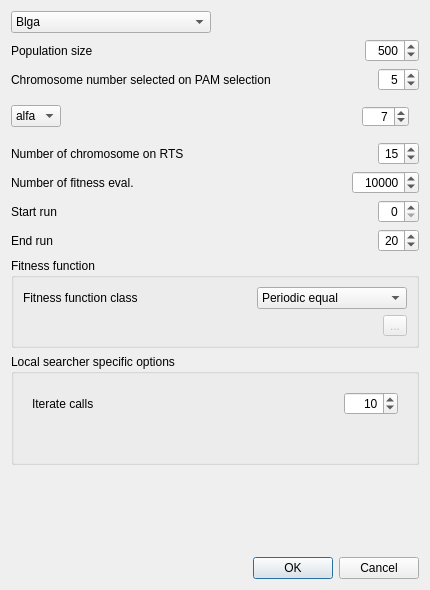
<?xml version="1.0" encoding="UTF-8"?>
<ui version="4.0">
 <class>RunDialog</class>
 <widget class="QDialog" name="RunDialog">
  <property name="geometry">
   <rect>
    <x>0</x>
    <y>0</y>
    <width>430</width>
    <height>590</height>
   </rect>
  </property>
  <property name="windowTitle">
   <string>Dialog</string>
  </property>
  <property name="locale">
   <locale language="English" country="UnitedStates"/>
  </property>
  <layout class="QVBoxLayout" name="verticalLayout_4">
   <item>
    <layout class="QHBoxLayout" name="ls_layout">
     <item>
      <widget class="QComboBox" name="ls_combobox">
       <property name="minimumSize">
        <size>
         <width>200</width>
         <height>0</height>
        </size>
       </property>
       <item>
        <property name="text">
         <string>Blga</string>
        </property>
       </item>
       <item>
        <property name="text">
         <string>ClusteredClearing</string>
        </property>
       </item>
      </widget>
     </item>
     <item>
      <spacer name="horizontalSpacer">
       <property name="orientation">
        <enum>Qt::Horizontal</enum>
       </property>
       <property name="sizeHint" stdset="0">
        <size>
         <width>338</width>
         <height>20</height>
        </size>
       </property>
      </spacer>
     </item>
    </layout>
   </item>
   <item>
    <layout class="QHBoxLayout" name="popsize_layout">
     <item>
      <widget class="QLabel" name="label">
       <property name="text">
        <string>Population size</string>
       </property>
      </widget>
     </item>
     <item>
      <spacer name="popsize_spacer">
       <property name="orientation">
        <enum>Qt::Horizontal</enum>
       </property>
       <property name="sizeHint" stdset="0">
        <size>
         <width>268</width>
         <height>20</height>
        </size>
       </property>
      </spacer>
     </item>
     <item>
      <widget class="QSpinBox" name="popsize_spinbox">
       <property name="statusTip">
        <string extracomment="Population size"/>
       </property>
       <property name="alignment">
        <set>Qt::AlignRight|Qt::AlignTrailing|Qt::AlignVCenter</set>
       </property>
       <property name="maximum">
        <number>9999</number>
       </property>
       <property name="singleStep">
        <number>100</number>
       </property>
       <property name="value">
        <number>500</number>
       </property>
      </widget>
     </item>
    </layout>
   </item>
   <item>
    <layout class="QHBoxLayout" name="pamnass_layout">
     <item>
      <widget class="QLabel" name="pamnass_label">
       <property name="text">
        <string>Chromosome number selected on PAM selection</string>
       </property>
      </widget>
     </item>
     <item>
      <spacer name="pamnass_spacer">
       <property name="orientation">
        <enum>Qt::Horizontal</enum>
       </property>
       <property name="sizeHint" stdset="0">
        <size>
         <width>78</width>
         <height>20</height>
        </size>
       </property>
      </spacer>
     </item>
     <item>
      <widget class="QSpinBox" name="pamnass_spinbox">
       <property name="statusTip">
        <string extracomment="pamnass"/>
       </property>
       <property name="alignment">
        <set>Qt::AlignRight|Qt::AlignTrailing|Qt::AlignVCenter</set>
       </property>
       <property name="value">
        <number>5</number>
       </property>
      </widget>
     </item>
    </layout>
   </item>
   <item>
    <layout class="QHBoxLayout" name="alfar_layout">
     <item>
      <widget class="QComboBox" name="alfa_r_combo_box">
       <property name="modelColumn">
        <number>0</number>
       </property>
       <item>
        <property name="text">
         <string>alfa</string>
        </property>
       </item>
       <item>
        <property name="text">
         <string>r</string>
        </property>
       </item>
      </widget>
     </item>
     <item>
      <spacer name="alfa_r_spacer">
       <property name="orientation">
        <enum>Qt::Horizontal</enum>
       </property>
       <property name="sizeHint" stdset="0">
        <size>
         <width>295</width>
         <height>20</height>
        </size>
       </property>
      </spacer>
     </item>
     <item>
      <widget class="QStackedWidget" name="alfa_r_stackw">
       <property name="sizePolicy">
        <sizepolicy hsizetype="Fixed" vsizetype="Fixed">
         <horstretch>0</horstretch>
         <verstretch>0</verstretch>
        </sizepolicy>
       </property>
       <property name="minimumSize">
        <size>
         <width>55</width>
         <height>23</height>
        </size>
       </property>
       <property name="statusTip">
        <string extracomment="alfa"/>
       </property>
       <property name="currentIndex">
        <number>0</number>
       </property>
       <widget class="QWidget" name="alfa_r_page1">
        <layout class="QGridLayout" name="gridLayout_2">
         <item row="0" column="0">
          <widget class="QSpinBox" name="alfa_spinbox">
           <property name="sizePolicy">
            <sizepolicy hsizetype="Fixed" vsizetype="Fixed">
             <horstretch>0</horstretch>
             <verstretch>0</verstretch>
            </sizepolicy>
           </property>
           <property name="alignment">
            <set>Qt::AlignRight|Qt::AlignTrailing|Qt::AlignVCenter</set>
           </property>
           <property name="maximum">
            <number>999</number>
           </property>
           <property name="value">
            <number>7</number>
           </property>
          </widget>
         </item>
        </layout>
       </widget>
       <widget class="QWidget" name="alfa_r_page2">
        <layout class="QGridLayout" name="gridLayout_3">
         <item row="0" column="0">
          <widget class="QDoubleSpinBox" name="r_dspinbox">
           <property name="sizePolicy">
            <sizepolicy hsizetype="Fixed" vsizetype="Fixed">
             <horstretch>0</horstretch>
             <verstretch>0</verstretch>
            </sizepolicy>
           </property>
           <property name="statusTip">
            <string extracomment="r"/>
           </property>
           <property name="alignment">
            <set>Qt::AlignRight|Qt::AlignTrailing|Qt::AlignVCenter</set>
           </property>
          </widget>
         </item>
        </layout>
       </widget>
      </widget>
     </item>
    </layout>
   </item>
   <item>
    <layout class="QHBoxLayout" name="rtsnass_layout">
     <item>
      <widget class="QLabel" name="rtsnass_label">
       <property name="text">
        <string>Number of chromosome on RTS</string>
       </property>
      </widget>
     </item>
     <item>
      <spacer name="rtsnass_spacer">
       <property name="orientation">
        <enum>Qt::Horizontal</enum>
       </property>
       <property name="sizeHint" stdset="0">
        <size>
         <width>178</width>
         <height>20</height>
        </size>
       </property>
      </spacer>
     </item>
     <item>
      <widget class="QSpinBox" name="rtsnass_spinbox">
       <property name="statusTip">
        <string extracomment="rtsnass"/>
       </property>
       <property name="alignment">
        <set>Qt::AlignRight|Qt::AlignTrailing|Qt::AlignVCenter</set>
       </property>
       <property name="value">
        <number>15</number>
       </property>
      </widget>
     </item>
    </layout>
   </item>
   <item>
    <layout class="QHBoxLayout" name="evalnum_layout">
     <item>
      <widget class="QLabel" name="evalnum_label">
       <property name="text">
        <string>Number of fitness eval.</string>
       </property>
      </widget>
     </item>
     <item>
      <spacer name="evalnum_spacer">
       <property name="orientation">
        <enum>Qt::Horizontal</enum>
       </property>
       <property name="sizeHint" stdset="0">
        <size>
         <width>228</width>
         <height>20</height>
        </size>
       </property>
      </spacer>
     </item>
     <item>
      <widget class="QSpinBox" name="evalnum_spinbox">
       <property name="statusTip">
        <string extracomment="numEvaluations"/>
       </property>
       <property name="alignment">
        <set>Qt::AlignRight|Qt::AlignTrailing|Qt::AlignVCenter</set>
       </property>
       <property name="maximum">
        <number>999999999</number>
       </property>
       <property name="singleStep">
        <number>1000</number>
       </property>
       <property name="value">
        <number>10000</number>
       </property>
      </widget>
     </item>
    </layout>
   </item>
   <item>
    <layout class="QHBoxLayout" name="startrun_layout">
     <item>
      <widget class="QLabel" name="startrun_label">
       <property name="text">
        <string>Start run</string>
       </property>
      </widget>
     </item>
     <item>
      <spacer name="startrun_spacer">
       <property name="orientation">
        <enum>Qt::Horizontal</enum>
       </property>
       <property name="sizeHint" stdset="0">
        <size>
         <width>278</width>
         <height>20</height>
        </size>
       </property>
      </spacer>
     </item>
     <item>
      <widget class="QSpinBox" name="startrun_spinbox">
       <property name="statusTip">
        <string extracomment="startRun"/>
       </property>
       <property name="layoutDirection">
        <enum>Qt::LeftToRight</enum>
       </property>
       <property name="alignment">
        <set>Qt::AlignRight|Qt::AlignTrailing|Qt::AlignVCenter</set>
       </property>
       <property name="maximum">
        <number>98</number>
       </property>
      </widget>
     </item>
    </layout>
   </item>
   <item>
    <layout class="QHBoxLayout" name="endrun_layout">
     <item>
      <widget class="QLabel" name="endrun_label">
       <property name="text">
        <string>End run</string>
       </property>
      </widget>
     </item>
     <item>
      <spacer name="endrun_spacer">
       <property name="orientation">
        <enum>Qt::Horizontal</enum>
       </property>
       <property name="sizeHint" stdset="0">
        <size>
         <width>308</width>
         <height>20</height>
        </size>
       </property>
      </spacer>
     </item>
     <item>
      <widget class="QSpinBox" name="endrun_spinbox">
       <property name="statusTip">
        <string extracomment="endRun"/>
       </property>
       <property name="alignment">
        <set>Qt::AlignRight|Qt::AlignTrailing|Qt::AlignVCenter</set>
       </property>
       <property name="value">
        <number>20</number>
       </property>
      </widget>
     </item>
    </layout>
   </item>
   <item>
    <widget class="QGroupBox" name="fitness_groupbox">
     <property name="title">
      <string>Fitness function</string>
     </property>
     <layout class="QGridLayout" name="gridLayout">
      <item row="0" column="0">
       <layout class="QVBoxLayout" name="fitness_layout">
        <item>
         <layout class="QHBoxLayout" name="fitnessclass_layout">
          <item>
           <widget class="QLabel" name="fitnessclass_label">
            <property name="text">
             <string>Fitness function class</string>
            </property>
           </widget>
          </item>
          <item>
           <spacer name="fitnessclass_spacer">
            <property name="orientation">
             <enum>Qt::Horizontal</enum>
            </property>
            <property name="sizeHint" stdset="0">
             <size>
              <width>118</width>
              <height>20</height>
             </size>
            </property>
           </spacer>
          </item>
          <item>
           <widget class="QComboBox" name="fitnessclass_combobox">
            <property name="minimumSize">
             <size>
              <width>150</width>
              <height>0</height>
             </size>
            </property>
            <property name="baseSize">
             <size>
              <width>80</width>
              <height>0</height>
             </size>
            </property>
            <item>
             <property name="text">
              <string>Periodic equal</string>
             </property>
            </item>
            <item>
             <property name="text">
              <string>Periodic unequal</string>
             </property>
            </item>
            <item>
             <property name="text">
              <string>Hump function</string>
             </property>
            </item>
           </widget>
          </item>
         </layout>
        </item>
        <item>
         <layout class="QHBoxLayout" name="path_layout">
          <item>
           <widget class="QLabel" name="path_label">
            <property name="text">
             <string/>
            </property>
           </widget>
          </item>
          <item>
           <widget class="QToolButton" name="path_button">
            <property name="enabled">
             <bool>false</bool>
            </property>
            <property name="statusTip">
             <string extracomment="Click to select path to hump function configuration file"/>
            </property>
            <property name="text">
             <string>...</string>
            </property>
            <property name="popupMode">
             <enum>QToolButton::InstantPopup</enum>
            </property>
           </widget>
          </item>
         </layout>
        </item>
       </layout>
      </item>
     </layout>
    </widget>
   </item>
   <item>
    <widget class="QGroupBox" name="lsoptions_group">
     <property name="title">
      <string>Local searcher specific options</string>
     </property>
     <layout class="QGridLayout" name="gridLayout_6">
      <item row="0" column="0">
       <widget class="QStackedWidget" name="lsopt_stackw">
        <property name="currentIndex">
         <number>0</number>
        </property>
        <widget class="QWidget" name="lsopt_page1">
         <layout class="QGridLayout" name="gridLayout_4">
          <item row="0" column="0">
           <layout class="QVBoxLayout" name="lsopt_page1_layout">
            <item>
             <layout class="QHBoxLayout" name="itcalls_layout">
              <item>
               <widget class="QLabel" name="itcalls_spacer_2">
                <property name="text">
                 <string>Iterate calls</string>
                </property>
               </widget>
              </item>
              <item>
               <spacer name="itcalls_spacer">
                <property name="orientation">
                 <enum>Qt::Horizontal</enum>
                </property>
                <property name="sizeHint" stdset="0">
                 <size>
                  <width>188</width>
                  <height>20</height>
                 </size>
                </property>
               </spacer>
              </item>
              <item>
               <widget class="QSpinBox" name="itcalls_spinbox">
                <property name="statusTip">
                 <string extracomment="itCalls"/>
                </property>
                <property name="alignment">
                 <set>Qt::AlignRight|Qt::AlignTrailing|Qt::AlignVCenter</set>
                </property>
                <property name="prefix">
                 <string/>
                </property>
                <property name="maximum">
                 <number>9999</number>
                </property>
                <property name="value">
                 <number>10</number>
                </property>
               </widget>
              </item>
             </layout>
            </item>
            <item>
             <spacer name="lsopt_page1_vspacer">
              <property name="orientation">
               <enum>Qt::Vertical</enum>
              </property>
              <property name="sizeHint" stdset="0">
               <size>
                <width>20</width>
                <height>28</height>
               </size>
              </property>
             </spacer>
            </item>
           </layout>
          </item>
         </layout>
        </widget>
        <widget class="QWidget" name="lsopt_page2">
         <layout class="QGridLayout" name="gridLayout_5">
          <item row="0" column="0">
           <layout class="QVBoxLayout" name="lsopt_page2_layout">
            <item>
             <layout class="QHBoxLayout" name="offsprings_layout">
              <item>
               <widget class="QLabel" name="label_10">
                <property name="text">
                 <string>Offspring number</string>
                </property>
               </widget>
              </item>
              <item>
               <spacer name="offsprings_spacer">
                <property name="orientation">
                 <enum>Qt::Horizontal</enum>
                </property>
                <property name="sizeHint" stdset="0">
                 <size>
                  <width>128</width>
                  <height>20</height>
                 </size>
                </property>
               </spacer>
              </item>
              <item>
               <widget class="QSpinBox" name="offsprings_spinbox">
                <property name="alignment">
                 <set>Qt::AlignRight|Qt::AlignTrailing|Qt::AlignVCenter</set>
                </property>
                <property name="maximum">
                 <number>9999</number>
                </property>
                <property name="singleStep">
                 <number>5</number>
                </property>
                <property name="value">
                 <number>10</number>
                </property>
               </widget>
              </item>
             </layout>
            </item>
            <item>
             <layout class="QHBoxLayout" name="clearing_layout">
              <item>
               <widget class="QLabel" name="clearing_label">
                <property name="text">
                 <string>Clearing radius</string>
                </property>
               </widget>
              </item>
              <item>
               <spacer name="clearing_spacer">
                <property name="orientation">
                 <enum>Qt::Horizontal</enum>
                </property>
                <property name="sizeHint" stdset="0">
                 <size>
                  <width>118</width>
                  <height>20</height>
                 </size>
                </property>
               </spacer>
              </item>
              <item>
               <widget class="QDoubleSpinBox" name="clearing_spinbox">
                <property name="statusTip">
                 <string extracomment="clRadius"/>
                </property>
                <property name="alignment">
                 <set>Qt::AlignRight|Qt::AlignTrailing|Qt::AlignVCenter</set>
                </property>
                <property name="specialValueText">
                 <string/>
                </property>
                <property name="singleStep">
                 <double>0.050000000000000</double>
                </property>
                <property name="value">
                 <double>0.100000000000000</double>
                </property>
               </widget>
              </item>
             </layout>
            </item>
           </layout>
          </item>
         </layout>
        </widget>
       </widget>
      </item>
     </layout>
    </widget>
   </item>
   <item>
    <layout class="QHBoxLayout" name="spacers_layout">
     <item>
      <spacer name="left_vspacer">
       <property name="orientation">
        <enum>Qt::Vertical</enum>
       </property>
       <property name="sizeHint" stdset="0">
        <size>
         <width>20</width>
         <height>88</height>
        </size>
       </property>
      </spacer>
     </item>
     <item>
      <spacer name="right_vspacer">
       <property name="orientation">
        <enum>Qt::Vertical</enum>
       </property>
       <property name="sizeHint" stdset="0">
        <size>
         <width>20</width>
         <height>88</height>
        </size>
       </property>
      </spacer>
     </item>
    </layout>
   </item>
   <item>
    <layout class="QHBoxLayout" name="buttons_layout">
     <item>
      <spacer name="buttons_spacer">
       <property name="orientation">
        <enum>Qt::Horizontal</enum>
       </property>
       <property name="sizeHint" stdset="0">
        <size>
         <width>206</width>
         <height>20</height>
        </size>
       </property>
      </spacer>
     </item>
     <item>
      <widget class="QDialogButtonBox" name="button_box">
       <property name="orientation">
        <enum>Qt::Horizontal</enum>
       </property>
       <property name="standardButtons">
        <set>QDialogButtonBox::Cancel|QDialogButtonBox::Ok</set>
       </property>
      </widget>
     </item>
    </layout>
   </item>
  </layout>
 </widget>
 <tabstops>
  <tabstop>ls_combobox</tabstop>
  <tabstop>popsize_spinbox</tabstop>
  <tabstop>pamnass_spinbox</tabstop>
  <tabstop>alfa_r_combo_box</tabstop>
  <tabstop>r_dspinbox</tabstop>
  <tabstop>rtsnass_spinbox</tabstop>
  <tabstop>evalnum_spinbox</tabstop>
  <tabstop>startrun_spinbox</tabstop>
  <tabstop>endrun_spinbox</tabstop>
  <tabstop>fitnessclass_combobox</tabstop>
  <tabstop>path_button</tabstop>
  <tabstop>offsprings_spinbox</tabstop>
  <tabstop>clearing_spinbox</tabstop>
  <tabstop>itcalls_spinbox</tabstop>
  <tabstop>alfa_spinbox</tabstop>
  <tabstop>button_box</tabstop>
 </tabstops>
 <resources/>
 <connections>
  <connection>
   <sender>button_box</sender>
   <signal>accepted()</signal>
   <receiver>RunDialog</receiver>
   <slot>accept()</slot>
   <hints>
    <hint type="sourcelabel">
     <x>424</x>
     <y>584</y>
    </hint>
    <hint type="destinationlabel">
     <x>157</x>
     <y>274</y>
    </hint>
   </hints>
  </connection>
  <connection>
   <sender>button_box</sender>
   <signal>rejected()</signal>
   <receiver>RunDialog</receiver>
   <slot>reject()</slot>
   <hints>
    <hint type="sourcelabel">
     <x>424</x>
     <y>584</y>
    </hint>
    <hint type="destinationlabel">
     <x>286</x>
     <y>274</y>
    </hint>
   </hints>
  </connection>
  <connection>
   <sender>ls_combobox</sender>
   <signal>currentIndexChanged(int)</signal>
   <receiver>lsopt_stackw</receiver>
   <slot>setCurrentIndex(int)</slot>
   <hints>
    <hint type="sourcelabel">
     <x>140</x>
     <y>22</y>
    </hint>
    <hint type="destinationlabel">
     <x>411</x>
     <y>382</y>
    </hint>
   </hints>
  </connection>
  <connection>
   <sender>alfa_r_combo_box</sender>
   <signal>currentIndexChanged(int)</signal>
   <receiver>alfa_r_stackw</receiver>
   <slot>setCurrentIndex(int)</slot>
   <hints>
    <hint type="sourcelabel">
     <x>34</x>
     <y>105</y>
    </hint>
    <hint type="destinationlabel">
     <x>414</x>
     <y>96</y>
    </hint>
   </hints>
  </connection>
 </connections>
</ui>
